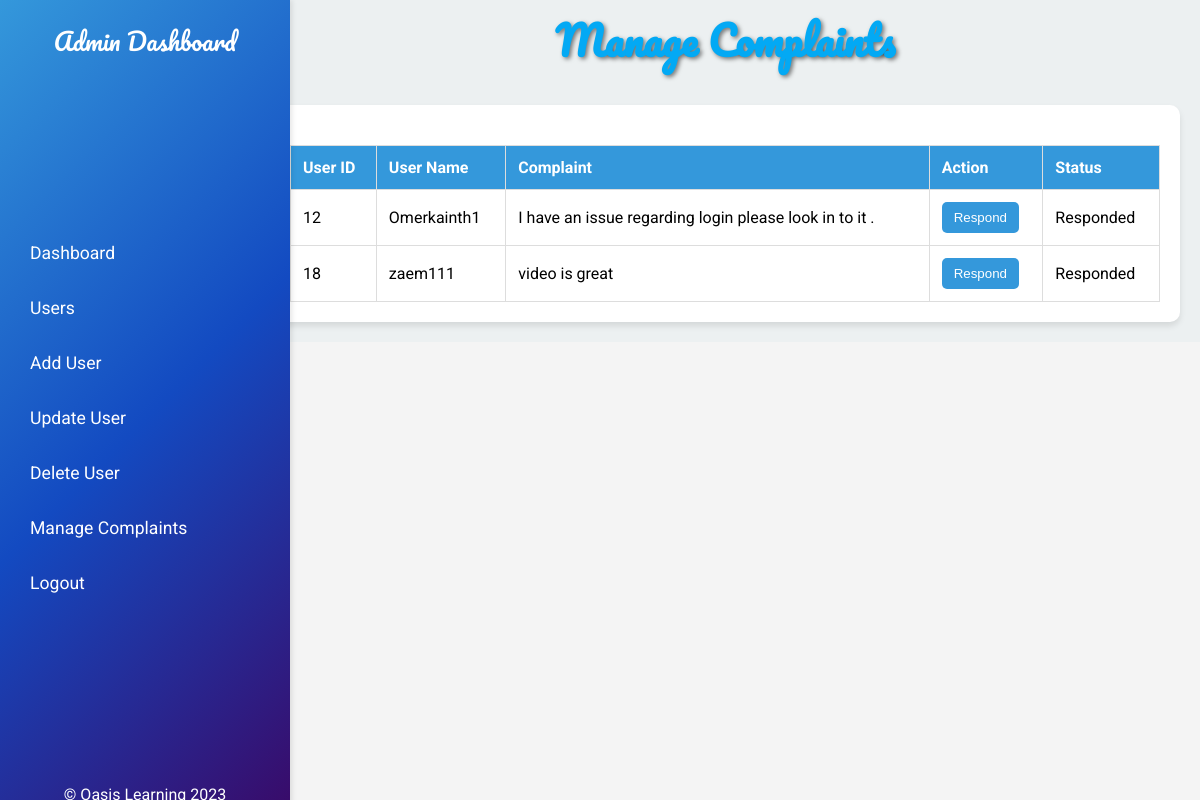
Before: /managecomplaints/ (signed in) with the older database file.
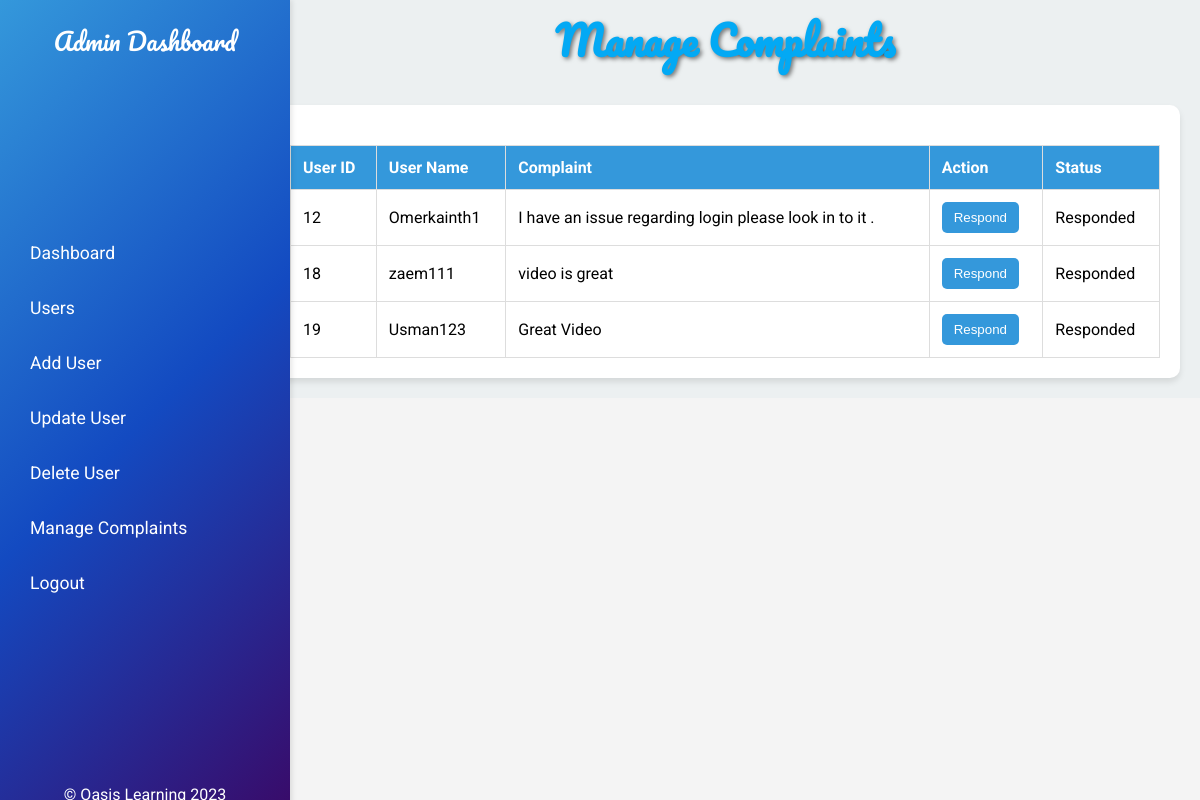
After: the same page with the newer database file.
### oasisApp/models.py (models this page shows, shortened)
class Complaint(models.Model):
    user = models.ForeignKey(User, on_delete=models.CASCADE)
    description = models.TextField()
    status = models.CharField(max_length=100, default='Pending')
    respond = models.TextField(blank=True, null=True)

### oasisApp/views.py (the view)
# urls.py: path('managecomplaints/', views.managecomplaints, name='managecomplaints'),
@superuser_required
def managecomplaints(request):
    complaints = Complaint.objects.all()  # Fetch all complaints from the database
    context = {
        'complaints': complaints
    }
    return render(request, "managecomplaints.html", context)

### oasisApp/views.py (called while the page is built)
def superuser_required(view_func):
    decorated_view_func = user_passes_test(
        lambda user: user.is_superuser,
        login_url='Login'
    )(view_func)
    return decorated_view_func

### oasisApp/templates/managecomplaints.html (shortened to what this page needs)
<!DOCTYPE html>
<html lang="en">
<head>
    <link rel="stylesheet" href="https://cdn.jsdelivr.net/npm/chart.js">
</head>
<body>
    <div class="admin-dashboard">
        <div class="sidebar">
            <div class="logo">Admin Dashboard</div>
            <ul class="nav-links">
                <li class="nav-item"><a href="/Dashboard/" class="nav-link">Dashboard</a></li>
                <li class="nav-item"><a href="/Users/" class="nav-link">Users</a></li>
                <li class="nav-item"><a href="/AddUser/" class="nav-link">Add User</a></li>
                <li class="nav-item"><a href="/UpdateUser/" class="nav-link">Update User</a></li>
                <li class="nav-item"><a href="/DeleteUser/" class="nav-link">Delete User</a></li>
                <li class="nav-item"><a href="/managecomplaints/" class="nav-link">Manage Complaints</a></li>
                <li class="nav-item"><a href="{% url 'Logout' %}" id="logoutBtn" class="nav-link">Logout</a></li>
            </ul>
            <div class="footer">
                <p class="footer-copyright">&copy; Oasis Learning 2023</p>
            </div>
        </div>
        <div class="content">
            <h1 class="page-title">Manage Complaints</h1>
            <div class="complaint-table">
                <table>
                    <thead>
                        <tr>
                            <th>User ID</th>
                            <th>User Name</th>
                            <th>Complaint</th>
                            <th>Action</th>
                            <th>Status</th>
                        </tr>
                    </thead>
                    <tbody>
                        {% for complaint in complaints %}
                        <tr>
                            <td>{{ complaint.user.id }}</td>
                            <td>{{ complaint.user.username }}</td>
                            <td>{{ complaint.description }}</td>
                            <td><a href="/respondcomplaint/{{ complaint.id }}"><button>Respond</button></a></td>
                            <td>{{ complaint.status }}</td>
                        </tr>
                        {% endfor %}
                    </tbody>
                </table>
            </div>
        </div>
    </div>
</body>
</html>

Changed rows visible on the page:
added Complaint: user.id "19", user.username "Usman123", description "Great Video", status "Responded"
